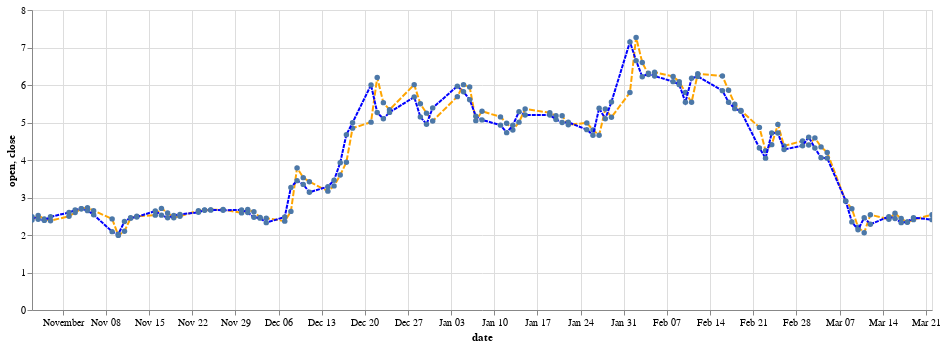

The notebook cell saved with this chart:
### Code cell
open = alt.Chart(df1).mark_line().encode(
    x='date:T',
    y='open:Q',    
    tooltip=['open']
).interactive()

close = alt.Chart(df1).mark_point().encode(
    x='date:T',
    y='close:Q',    
    tooltip=['close']    
).properties(width=900).interactive()

open.mark_line(point=True,strokeDash=[6,2],color='orange') + close.mark_line(point=True,strokeDash=[4,1],color='blue')

### Figure 1 — Vega-Lite specification as saved in the notebook (floating-point values rounded to 4 significant figures)
{"config": {"view": {"continuousWidth": 400, "continuousHeight": 300}}, "layer": [{"mark": {"type": "line", "color": "orange", "point": true, "strokeDash": [6, 2]}, "encoding": {"tooltip": [{"type": "nominal", "field": "open"}], "x": {"type": "temporal", "field": "date"}, "y": {"type": "quantitative", "field": "open"}}, "selection": {"selector015": {"type": "interval", "bind": "scales", "encodings": ["x", "y"]}}}, {"mark": {"type": "line", "color": "blue", "point": true, "strokeDash": [4, 1]}, "encoding": {"tooltip": [{"type": "nominal", "field": "close"}], "x": {"type": "temporal", "field": "date"}, "y": {"type": "quantitative", "field": "close"}}, "selection": {"selector016": {"type": "interval", "bind": "scales", "encodings": ["x", "y"]}}, "width": 900}], "data": {"name": "data-8743f16e340fd8fc9c8445b415f86fcf"}, "$schema": "https://vega.github.io/schema/vega-lite/v4.8.1.json", "datasets": {"data-8743f16e340fd8fc9c8445b415f86fcf": [{"open": "2.54", "high": "2.55", "low": "2.38", "close": "2.41", "adjusted": "2.41", "volume": "1891303", "dividend": "0.0000", "split": "1.0", "date": "2021-03-22"}, {"open": "2.41", "high": "2.51", "low": "2.33", "close": "2.4635", "adjusted": "2.4635", "volume": "1798535", "dividend": "0.0000", "split": "1.0", "date": "2021-03-19"}, {"open": "2.34", "high": "2.45", "low": "2.3", "close": "2.35", "adjusted": "2.35", "volume": "1945828", "dividend": "0.0000", "split": "1.0", "date": "2021-03-18"}, {"open": "2.44", "high": "2.44", "low": "2.26", "close": "2.33", "adjusted": "2.33", "volume": "2322090", "dividend": "0.0000", "split": "1.0", "date": "2021-03-17"}, {"open": "2.58", "high": "2.64", "low": "2.4", "close": "2.44", "adjusted": "2.44", "volume": "2464131", "dividend": "0.0000", "split": "1.0", "date": "2021-03-16"}, {"open": "2.42", "high": "2.54", "low": "2.3", "close": "2.49", "adjusted": "2.49", "volume": "3339214", "dividend": "0.0000", "split": "1.0", "date": "2021-03-15"}, {"open": "2.54", "high": "2.54", "low": "2.23", "close": "2.2865", "adjusted": "2.2865", "volume": "2972498", "dividend": "0.0000", "split": "1.0", "date": "2021-03-12"}, {"open": "2.06", "high": "2.57", "low": "2.0", "close": "2.46", "adjusted": "2.46", "volume": "11112275", "dividend": "0.0000", "split": "1.0", "date": "2021-03-11"}, {"open": "2.21", "high": "2.25", "low": "2.07", "close": "2.14", "adjusted": "2.14", "volume": "11303198", "dividend": "0.0000", "split": "1.0", "date": "2021-03-10"}, {"open": "2.7", "high": "2.7", "low": "2.17", "close": "2.35", "adjusted": "2.35", "volume": "22115724", "dividend": "0.0000", "split": "1.0", "date": "2021-03-09"}, {"open": "2.9", "high": "3.28", "low": "2.7", "close": "2.91", "adjusted": "2.91", "volume": "21383775", "dividend": "0.0000", "split": "1.0", "date": "2021-03-08"}, {"open": "4.2", "high": "4.75", "low": "4.02", "close": "4.05", "adjusted": "4.05", "volume": "4604187", "dividend": "0.0000", "split": "1.0", "date": "2021-03-05"}, {"open": "4.35", "high": "4.35", "low": "4.02", "close": "4.06", "adjusted": "4.06", "volume": "3319689", "dividend": "0.0000", "split": "1.0", "date": "2021-03-04"}, {"open": "4.59", "high": "4.62", "low": "4.3", "close": "4.32", "adjusted": "4.32", "volume": "2219446", "dividend": "0.0000", "split": "1.0", "date": "2021-03-03"}, {"open": "4.4", "high": "5.05", "low": "4.35", "close": "4.61", "adjusted": "4.61", "volume": "2430091", "dividend": "0.0000", "split": "1.0", "date": "2021-03-02"}, {"open": "4.51", "high": "4.68", "low": "4.25", "close": "4.38", "adjusted": "4.38", "volume": "1490372", "dividend": "0.0000", "split": "1.0", "date": "2021-03-01"}, {"open": "4.375", "high": "4.62", "low": "4.17", "close": "4.28", "adjusted": "4.28", "volume": "4705609", "dividend": "0.0000", "split": "1.0", "date": "2021-02-26"}, {"open": "4.95", "high": "5.15", "low": "4.15", "close": "4.72", "adjusted": "4.72", "volume": "3458231", "dividend": "0.0000", "split": "1.0", "date": "2021-02-25"}, {"open": "4.41", "high": "4.75", "low": "4.2", "close": "4.72", "adjusted": "4.72", "volume": "3458231", "dividend": "0.0000", "split": "1.0", "date": "2021-02-24"}, {"open": "4.25", "high": "4.26", "low": "3.96", "close": "4.05", "adjusted": "4.05", "volume": "7108333", "dividend": "0.0000", "split": "1.0", "date": "2021-02-23"}, {"open": "4.87", "high": "4.99", "low": "3.85", "close": "4.32", "adjusted": "4.32", "volume": "9126857", "dividend": "0.0000", "split": "1.0", "date": "2021-02-22"}, {"open": "5.32", "high": "5.41", "low": "5.18", "close": "5.3", "adjusted": "5.3", "volume": "2368471", "dividend": "0.0000", "split": "1.0", "date": "2021-02-19"}, {"open": "5.49", "high": "5.5", "low": "5.3", "close": "5.37", "adjusted": "5.37", "volume": "2543354", "dividend": "0.0000", "split": "1.0", "date": "2021-02-18"}, {"open": "5.86", "high": "5.87", "low": "5.49", "close": "5.54", "adjusted": "5.54", "volume": "3530520", "dividend": "0.0000", "split": "1.0", "date": "2021-02-17"}, {"open": "6.24", "high": "6.25", "low": "5.75", "close": "5.85", "adjusted": "5.85", "volume": "3020751", "dividend": "0.0000", "split": "1.0", "date": "2021-02-16"}, {"open": "6.3", "high": "6.35", "low": "5.85", "close": "6.23", "adjusted": "6.23", "volume": "2930788", "dividend": "0.0000", "split": "1.0", "date": "2021-02-12"}, {"open": "5.54", "high": "6.22", "low": "5.24", "close": "6.18", "adjusted": "6.18", "volume": "4726782", "dividend": "0.0000", "split": "1.0", "date": "2021-02-11"}, {"open": "5.8", "high": "5.94", "low": "5.49", "close": "5.54", "adjusted": "5.54", "volume": "5036291", "dividend": "0.0000", "split": "1.0", "date": "2021-02-10"}, {"open": "6.09", "high": "6.12", "low": "5.75", "close": "6.01", "adjusted": "6.01", "volume": "3469172", "dividend": "0.0000", "split": "1.0", "date": "2021-02-09"}, {"open": "6.23", "high": "6.24", "low": "5.87", "close": "6.09", "adjusted": "6.09", "volume": "3588586", "dividend": "0.0000", "split": "1.0", "date": "2021-02-08"}, {"open": "6.34", "high": "6.39", "low": "6.15", "close": "6.24", "adjusted": "6.24", "volume": "2591187", "dividend": "0.0000", "split": "1.0", "date": "2021-02-05"}, {"open": "6.28", "high": "6.45", "low": "5.92", "close": "6.315", "adjusted": "6.315", "volume": "3647034", "dividend": "0.0000", "split": "1.0", "date": "2021-02-04"}, {"open": "6.6", "high": "6.6", "low": "6.0", "close": "6.22", "adjusted": "6.22", "volume": "5251706", "dividend": "0.0000", "split": "1.0", "date": "2021-02-03"}, {"open": "7.27", "high": "7.4", "low": "6.48", "close": "6.65", "adjusted": "6.65", "volume": "8605044", "dividend": "0.0000", "split": "1.0", "date": "2021-02-02"}, {"open": "5.8", "high": "7.15", "low": "5.75", "close": "7.15", "adjusted": "7.15", "volume": "16133602", "dividend": "0.0000", "split": "1.0", "date": "2021-02-01"}, {"open": "5.14", "high": "5.63", "low": "5.1", "close": "5.55", "adjusted": "5.55", "volume": "4024525", "dividend": "0.0000", "split": "1.0", "date": "2021-01-29"}, {"open": "5.36", "high": "5.4", "low": "5.01", "close": "5.1", "adjusted": "5.1", "volume": "3350168", "dividend": "0.0000", "split": "1.0", "date": "2021-01-28"}, {"open": "4.66", "high": "5.5", "low": "4.4", "close": "5.38", "adjusted": "5.38", "volume": "9714589", "dividend": "0.0000", "split": "1.0", "date": "2021-01-27"}, {"open": "4.8", "high": "4.8", "low": "4.56", "close": "4.66", "adjusted": "4.66", "volume": "4022538", "dividend": "0.0000", "split": "1.0", "date": "2021-01-26"}, {"open": "4.99", "high": "5.0", "low": "4.75", "close": "4.81", "adjusted": "4.81", "volume": "2463056", "dividend": "0.0000", "split": "1.0", "date": "2021-01-25"}, {"open": "4.94", "high": "5.05", "low": "4.76", "close": "5.005", "adjusted": "5.005", "volume": "2673989", "dividend": "0.0000", "split": "1.0", "date": "2021-01-22"}, {"open": "5.18", "high": "5.18", "low": "4.9", "close": "5.0", "adjusted": "5.0", "volume": "1803514", "dividend": "0.0000", "split": "1.0", "date": "2021-01-21"}, {"open": "5.18", "high": "5.22", "low": "4.9", "close": "5.08", "adjusted": "5.08", "volume": "1822021", "dividend": "0.0000", "split": "1.0", "date": "2021-01-20"}, {"open": "5.26", "high": "5.33", "low": "5.14", "close": "5.2", "adjusted": "5.2", "volume": "1468339", "dividend": "0.0000", "split": "1.0", "date": "2021-01-19"}, {"open": "5.36", "high": "5.4", "low": "5.05", "close": "5.2", "adjusted": "5.2", "volume": "2299147", "dividend": "0.0000", "split": "1.0", "date": "2021-01-15"}, {"open": "5.01", "high": "5.36", "low": "4.96", "close": "5.29", "adjusted": "5.29", "volume": "2440101", "dividend": "0.0000", "split": "1.0", "date": "2021-01-14"}, {"open": "4.8", "high": "4.99", "low": "4.63", "close": "4.925", "adjusted": "4.925", "volume": "2605080", "dividend": "0.0000", "split": "1.0", "date": "2021-01-13"}, {"open": "4.98", "high": "4.98", "low": "4.25", "close": "4.73", "adjusted": "4.73", "volume": "6995275", "dividend": "0.0000", "split": "1.0", "date": "2021-01-12"}, {"open": "5.15", "high": "5.24", "low": "4.88", "close": "4.93", "adjusted": "4.93", "volume": "4545449", "dividend": "0.0000", "split": "1.0", "date": "2021-01-11"}, {"open": "5.3", "high": "5.3", "low": "5.06", "close": "5.07", "adjusted": "5.07", "volume": "4402351", "dividend": "0.0000", "split": "1.0", "date": "2021-01-08"}, {"open": "5.05", "high": "5.5399", "low": "4.9", "close": "5.17", "adjusted": "5.17", "volume": "6537375", "dividend": "0.0000", "split": "1.0", "date": "2021-01-07"}, {"open": "5.95", "high": "5.95", "low": "5.6", "close": "5.61", "adjusted": "5.61", "volume": "2533643", "dividend": "0.0000", "split": "1.0", "date": "2021-01-06"}, {"open": "6.01", "high": "6.01", "low": "5.71", "close": "5.82", "adjusted": "5.82", "volume": "3626943", "dividend": "0.0000", "split": "1.0", "date": "2021-01-05"}, {"open": "5.69", "high": "5.98", "low": "5.31", "close": "5.97", "adjusted": "5.97", "volume": "3369124", "dividend": "0.0000", "split": "1.0", "date": "2021-01-04"}, {"open": "5.04", "high": "5.52", "low": "5.01", "close": "5.39", "adjusted": "5.39", "volume": "4233642", "dividend": "0.0000", "split": "1.0", "date": "2020-12-31"}, {"open": "5.25", "high": "5.35", "low": "4.95", "close": "4.955", "adjusted": "4.955", "volume": "3906884", "dividend": "0.0000", "split": "1.0", "date": "2020-12-30"}, {"open": "5.5", "high": "5.5", "low": "4.945", "close": "5.15", "adjusted": "5.15", "volume": "5038389", "dividend": "0.0000", "split": "1.0", "date": "2020-12-29"}, {"open": "6.01", "high": "6.15", "low": "5.4", "close": "5.68", "adjusted": "5.68", "volume": "7508006", "dividend": "0.0000", "split": "1.0", "date": "2020-12-28"}, {"open": "5.34", "high": "5.49", "low": "4.91", "close": "5.27", "adjusted": "5.27", "volume": "2812629", "dividend": "0.0000", "split": "1.0", "date": "2020-12-24"}, {"open": "5.53", "high": "5.75", "low": "4.53", "close": "5.1", "adjusted": "5.1", "volume": "13318597", "dividend": "0.0000", "split": "1.0", "date": "2020-12-23"}, {"open": "6.2", "high": "7.0", "low": "5.0", "close": "5.265", "adjusted": "5.265", "volume": "23186287", "dividend": "0.0000", "split": "1.0", "date": "2020-12-22"}, {"open": "5.01", "high": "6.0", "low": "5.01", "close": "6.0", "adjusted": "6.0", "volume": "12822458", "dividend": "0.0000", "split": "1.0", "date": "2020-12-21"}, {"open": "4.85", "high": "5.08", "low": "4.8", "close": "4.995", "adjusted": "4.995", "volume": "10085017", "dividend": "0.0000", "split": "1.0", "date": "2020-12-18"}, {"open": "3.94", "high": "4.68", "low": "3.93", "close": "4.6765", "adjusted": "4.6765", "volume": "7402130", "dividend": "0.0000", "split": "1.0", "date": "2020-12-17"}, {"open": "3.6", "high": "4.05", "low": "3.58", "close": "3.93", "adjusted": "3.93", "volume": "9103977", "dividend": "0.0000", "split": "1.0", "date": "2020-12-16"}, {"open": "3.31", "high": "3.46", "low": "3.3", "close": "3.46", "adjusted": "3.46", "volume": "1998051", "dividend": "0.0000", "split": "1.0", "date": "2020-12-15"}, {"open": "3.17", "high": "3.35", "low": "3.02", "close": "3.29", "adjusted": "3.29", "volume": "2545879", "dividend": "0.0000", "split": "1.0", "date": "2020-12-14"}, {"open": "3.42", "high": "3.43", "low": "2.88", "close": "3.14", "adjusted": "3.14", "volume": "5323084", "dividend": "0.0000", "split": "1.0", "date": "2020-12-11"}, {"open": "3.53", "high": "3.55", "low": "3.25", "close": "3.35", "adjusted": "3.35", "volume": "3404095", "dividend": "0.0000", "split": "1.0", "date": "2020-12-10"}, {"open": "3.79", "high": "3.79", "low": "3.16", "close": "3.45", "adjusted": "3.45", "volume": "6870047", "dividend": "0.0000", "split": "1.0", "date": "2020-12-09"}, {"open": "2.63", "high": "3.33", "low": "2.6", "close": "3.27", "adjusted": "3.27", "volume": "11710822", "dividend": "0.0000", "split": "1.0", "date": "2020-12-08"}, {"open": "2.37", "high": "2.48", "low": "2.32", "close": "2.48", "adjusted": "2.48", "volume": "1803066", "dividend": "0.0000", "split": "1.0", "date": "2020-12-07"}, {"open": "2.45", "high": "2.53", "low": "2.3", "close": "2.33", "adjusted": "2.33", "volume": "2224271", "dividend": "0.0000", "split": "1.0", "date": "2020-12-04"}, {"open": "2.47", "high": "2.5", "low": "2.25", "close": "2.45", "adjusted": "2.45", "volume": "3129194", "dividend": "0.0000", "split": "1.0", "date": "2020-12-03"}, {"open": "2.62", "high": "2.63", "low": "2.46", "close": "2.475", "adjusted": "2.475", "volume": "1871174", "dividend": "0.0000", "split": "1.0", "date": "2020-12-02"}, {"open": "2.68", "high": "2.68", "low": "2.59", "close": "2.6", "adjusted": "2.6", "volume": "1919302", "dividend": "0.0000", "split": "1.0", "date": "2020-12-01"}, {"open": "2.59", "high": "2.68", "low": "2.57", "close": "2.67", "adjusted": "2.67", "volume": "1872479", "dividend": "0.0000", "split": "1.0", "date": "2020-11-30"}, {"open": "2.68", "high": "2.69", "low": "2.62", "close": "2.66", "adjusted": "2.66", "volume": "1120544", "dividend": "0.0000", "split": "1.0", "date": "2020-11-27"}, {"open": "2.67", "high": "2.69", "low": "2.63", "close": "2.67", "adjusted": "2.67", "volume": "1274182", "dividend": "0.0000", "split": "1.0", "date": "2020-11-25"}, {"open": "2.66", "high": "2.69", "low": "2.61", "close": "2.67", "adjusted": "2.67", "volume": "1722122", "dividend": "0.0000", "split": "1.0", "date": "2020-11-24"}, {"open": "2.6499", "high": "2.66", "low": "2.54", "close": "2.6035", "adjusted": "2.6035", "volume": "2192468", "dividend": "0.0000", "split": "1.0", "date": "2020-11-23"}, {"open": "2.5", "high": "2.56", "low": "2.45", "close": "2.55", "adjusted": "2.55", "volume": "1734950", "dividend": "0.0000", "split": "1.0", "date": "2020-11-20"}, {"open": "2.46", "high": "2.52", "low": "2.31", "close": "2.52", "adjusted": "2.52", "volume": "1865517", "dividend": "0.0000", "split": "1.0", "date": "2020-11-19"}, {"open": "2.59", "high": "2.6", "low": "2.4", "close": "2.46", "adjusted": "2.46", "volume": "2027535", "dividend": "0.0000", "split": "1.0", "date": "2020-11-18"}, {"open": "2.71", "high": "2.72", "low": "2.46", "close": "2.53", "adjusted": "2.53", "volume": "2099533", "dividend": "0.0000", "split": "1.0", "date": "2020-11-17"}, {"open": "2.53", "high": "2.66", "low": "2.52", "close": "2.64", "adjusted": "2.64", "volume": "2786080", "dividend": "0.0000", "split": "1.0", "date": "2020-11-16"}, {"open": "2.5", "high": "2.53", "low": "2.4", "close": "2.48", "adjusted": "2.48", "volume": "1684344", "dividend": "0.0000", "split": "1.0", "date": "2020-11-13"}, {"open": "2.45", "high": "2.59", "low": "2.42", "close": "2.46", "adjusted": "2.46", "volume": "3408824", "dividend": "0.0000", "split": "1.0", "date": "2020-11-12"}, {"open": "2.1", "high": "2.57", "low": "2.1", "close": "2.36", "adjusted": "2.36", "volume": "4676773", "dividend": "0.0000", "split": "1.0", "date": "2020-11-11"}, {"open": "1.99", "high": "2.12", "low": "1.63", "close": "2.02", "adjusted": "2.02", "volume": "11157286", "dividend": "0.0000", "split": "1.0", "date": "2020-11-10"}, {"open": "2.43", "high": "2.43", "low": "2.03", "close": "2.09", "adjusted": "2.09", "volume": "6364672", "dividend": "0.0000", "split": "1.0", "date": "2020-11-09"}, {"open": "2.65", "high": "2.66", "low": "2.43", "close": "2.54", "adjusted": "2.54", "volume": "2379140", "dividend": "0.0000", "split": "1.0", "date": "2020-11-06"}, {"open": "2.73", "high": "2.75", "low": "2.6", "close": "2.65", "adjusted": "2.65", "volume": "1875607", "dividend": "0.0000", "split": "1.0", "date": "2020-11-05"}, {"open": "2.7", "high": "2.81", "low": "2.67", "close": "2.7", "adjusted": "2.7", "volume": "1711661", "dividend": "0.0000", "split": "1.0", "date": "2020-11-04"}, {"open": "2.6", "high": "2.79", "low": "2.59", "close": "2.67", "adjusted": "2.67", "volume": "2233996", "dividend": "0.0000", "split": "1.0", "date": "2020-11-03"}, {"open": "2.5", "high": "2.66", "low": "2.49", "close": "2.6", "adjusted": "2.6", "volume": "2626424", "dividend": "0.0000", "split": "1.0", "date": "2020-11-02"}, {"open": "2.38", "high": "2.51", "low": "2.33", "close": "2.485", "adjusted": "2.485", "volume": "1896428", "dividend": "0.0000", "split": "1.0", "date": "2020-10-30"}, {"open": "2.43", "high": "2.45", "low": "2.26", "close": "2.39", "adjusted": "2.39", "volume": "2100247", "dividend": "0.0000", "split": "1.0", "date": "2020-10-29"}, {"open": "2.52", "high": "2.52", "low": "2.35", "close": "2.42", "adjusted": "2.42", "volume": "1791464", "dividend": "0.0000", "split": "1.0", "date": "2020-10-28"}, {"open": "2.4", "high": "2.72", "low": "2.395", "close": "2.49", "adjusted": "2.49", "volume": "4542498", "dividend": "0.0000", "split": "1.0", "date": "2020-10-27"}]}}
